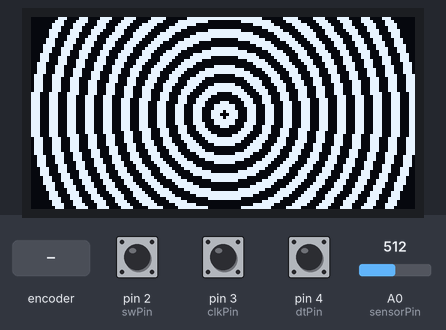
A sketch run on a simulated Arduino Uno, built with avr-gcc and run on an emulated ATmega328P. Parts: 128×64 one-colour display. The inputs (shaded band) are chosen by the test bench; at power-on: A0 (sensorPin) = 512, pin 2 (swPin) HIGH, pin 3 (clkPin) HIGH, pin 4 (dtPin) HIGH. What the sketch prints to the serial monitor is not drawn.

Above: at 5.6 s.
At 8.3 s:
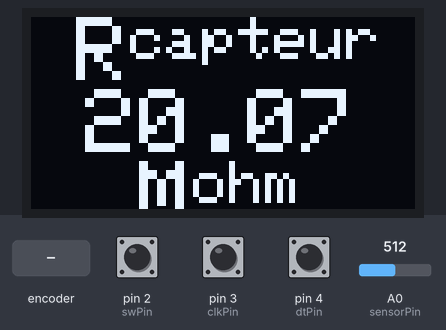
8.4 s: A0 (sensorPin) set to 716
At 9.6 s:
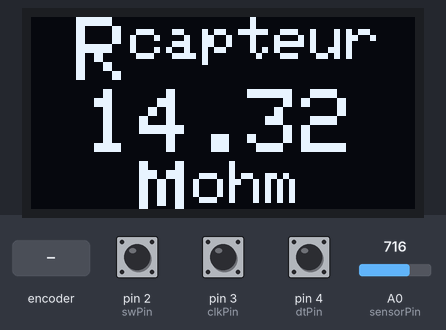
10.2 s: rotary encoder on pin 3 (clkPin) / pin 4 (dtPin) turned 3 steps (first pin leading)
At 11.2 s:
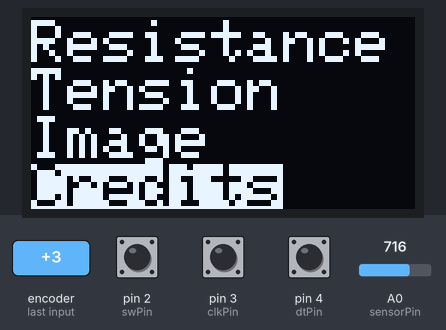
12.3 s: pin 2 (swPin) pulled LOW for 0.6 s
At 15.2 s:
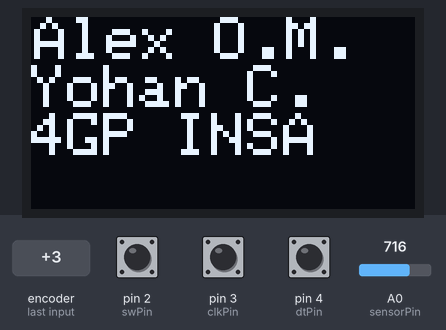
Timing chart, 0 to 16.7 s (numbered marks = the images above; inputs shaded):
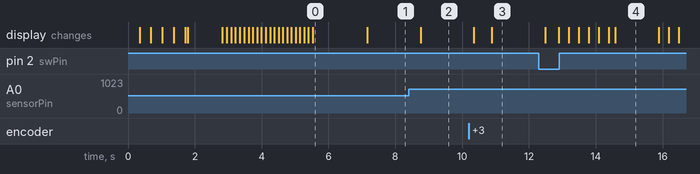

The sketch:

Prog_final.ino
```cpp
// ========= Initialisation Sensor ========= //

const int sensorPin = 0; //initialisation du sensorPin sur A0
int Voltage_ADC_map ; //variable contenant la tension brute mesurée par l'ADC
float Voltage_ADC ; //variable contenant la tension réelle mesurée par l'ADC

// Valeurs composants circuit
float R1 = 100000.0;
float R2 = 1000.0;
float R3 = 100000.0;
float R5 = 10000.0;
float Vcc = 5.0;

// ========= Initialisation Bluetooth ========= //
#include <stdlib.h>
#include <string.h>
#include <stdio.h>
#include <SoftwareSerial.h>
#define rxPin 10  // Broche 10 en tant que RX, à raccorder sur TX du HC-05
#define txPin 11  // Broche 11 en tant que TX, à raccorder sur RX du HC-05
SoftwareSerial bluetooth(rxPin,txPin); // Définition du software serial pour le bluetooth

//volatile int envoi=0; // variable pour gérer l'autorisation d'envoi de données à l'appli
//volatile int menu_envoi=0;  // variable pour gérer le menu d'autorisation d'envoi de données à l'appli
volatile int reception_message_appli =0; // variable signalant la reception d'un message de l'appli

// ========= Initialisation OLED ========= //

#include <Adafruit_SSD1306.h>

// Initialisation & Paramètrages écran OLED
#define nombreDePixelsEnLargeur   128         // Taille de l'écran OLED, en pixel, au niveau de sa largeur
#define nombreDePixelsEnHauteur   64          // Taille de l'écran OLED, en pixel, au niveau de sa hauteur
#define brocheResetOLED           -1          // Reset de l'OLED partagé avec l'Arduino (d'où la valeur à -1, et non un numéro de pin)
#define adresseI2CecranOLED       0x3C        // Adresse de "mon" écran OLED sur le bus i2c (généralement égal à 0x3C ou 0x3D)
volatile Adafruit_SSD1306 ecranOLED(nombreDePixelsEnLargeur, nombreDePixelsEnHauteur, &Wire, brocheResetOLED);

// Image à afficher
#define largeurDeLimage           128          // Largeur de l'image à afficher, en pixels
#define hauteurDeLimage           64          // Hauteur de l'image à afficher, en pixels

const unsigned char imageAafficher [] PROGMEM = { // tableau codé de l'image à afficher
  0x00, 0x00, 0x00, 0x00, 0x00, 0x00, 0x00, 0x00, 0x00, 0x00, 0x00, 0x00, 0x00, 0x00, 0x00, 0x00,
  0x00, 0x00, 0x00, 0x00, 0x00, 0x00, 0x00, 0x00, 0x00, 0x00, 0x00, 0x00, 0x00, 0x00, 0x00, 0x00,
  0x00, 0x00, 0x00, 0x00, 0x00, 0x00, 0x00, 0x00, 0x0f, 0xfe, 0x00, 0x00, 0x00, 0x00, 0x00, 0x00,
  0x00, 0x00, 0x00, 0x00, 0x00, 0x00, 0x00, 0x00, 0x3f, 0xff, 0xc0, 0x00, 0x00, 0x00, 0x00, 0x00,
  0x00, 0x00, 0x00, 0x00, 0x00, 0x00, 0x00, 0x00, 0xff, 0xff, 0xe0, 0x00, 0x00, 0x00, 0x00, 0x00,
  0x00, 0x00, 0x00, 0x00, 0x00, 0x00, 0x00, 0x01, 0xff, 0xff, 0xf8, 0x00, 0x00, 0x00, 0x00, 0x00,
  0x00, 0x00, 0x00, 0x00, 0x00, 0x00, 0x00, 0x03, 0xff, 0xff, 0xfc, 0x00, 0x00, 0x00, 0x00, 0x00,
  0x00, 0x00, 0x00, 0x00, 0x00, 0x00, 0x00, 0x07, 0xff, 0xff, 0xfc, 0x00, 0x00, 0x00, 0x00, 0x00,
  0x00, 0x00, 0x00, 0x00, 0x00, 0x00, 0x00, 0x07, 0xff, 0xff, 0xfe, 0x00, 0x00, 0x00, 0x00, 0x00,
  0x00, 0x00, 0x00, 0x00, 0x00, 0x00, 0x00, 0x0f, 0xff, 0xff, 0xfe, 0x00, 0x00, 0x00, 0x00, 0x00,
  0x00, 0x00, 0x00, 0x00, 0x00, 0x00, 0x00, 0x1f, 0xff, 0xff, 0xfe, 0x00, 0x00, 0x00, 0x00, 0x00,
  0x00, 0x00, 0x00, 0x00, 0x00, 0x00, 0x00, 0x1f, 0xff, 0xff, 0xfe, 0x00, 0x00, 0x00, 0x00, 0x00,
  0x00, 0x00, 0x00, 0x00, 0x00, 0x00, 0x00, 0x1f, 0xff, 0xff, 0xff, 0x00, 0x00, 0x00, 0x00, 0x00,
  0x00, 0x00, 0x00, 0x00, 0x00, 0x00, 0x00, 0x1f, 0xff, 0xff, 0xff, 0x00, 0x00, 0x00, 0x00, 0x00,
  0x00, 0x00, 0x00, 0x00, 0x00, 0x00, 0x00, 0x1f, 0xff, 0xff, 0xff, 0x00, 0x00, 0x00, 0x00, 0x00,
  0x00, 0x00, 0x00, 0x00, 0x00, 0x00, 0x00, 0x1f, 0xff, 0xff, 0xff, 0x00, 0x00, 0x00, 0x00, 0x00,
  0x00, 0x00, 0x00, 0x00, 0x00, 0x00, 0x00, 0x1f, 0xff, 0xff, 0xff, 0x80, 0x00, 0x00, 0x00, 0x00,
  0x00, 0x00, 0x00, 0x00, 0x00, 0x00, 0x00, 0x1f, 0xff, 0xbf, 0xff, 0x80, 0x00, 0x00, 0x00, 0x00,
  0x00, 0x00, 0x00, 0x00, 0x00, 0x00, 0x00, 0x1f, 0xf0, 0x0f, 0xff, 0xc0, 0x00, 0x00, 0x00, 0x00,
  0x00, 0x00, 0x00, 0x00, 0x00, 0x00, 0x00, 0x1c, 0x00, 0x0f, 0xff, 0xc0, 0x00, 0x00, 0x00, 0x00,
  0x00, 0x00, 0x00, 0x00, 0x00, 0x00, 0x00, 0x10, 0x00, 0x07, 0xff, 0xc0, 0x00, 0x00, 0x00, 0x00,
  0x00, 0x00, 0x00, 0x00, 0x00, 0x00, 0x00, 0x00, 0x00, 0x0f, 0xff, 0xc0, 0x00, 0x00, 0x00, 0x00,
  0x00, 0x00, 0x00, 0x00, 0x00, 0x00, 0x00, 0x00, 0x38, 0x1f, 0xfe, 0x40, 0x00, 0x00, 0x00, 0x00,
  0x00, 0x00, 0x00, 0x00, 0x00, 0x00, 0x00, 0x08, 0x3c, 0x7f, 0xfe, 0x00, 0x00, 0x00, 0x00, 0x00,
  0x00, 0x00, 0x00, 0x00, 0x00, 0x00, 0x00, 0x0c, 0x7f, 0xff, 0xff, 0x00, 0x00, 0x00, 0x00, 0x00,
  0x00, 0x00, 0x00, 0x00, 0x00, 0x00, 0x00, 0x0f, 0xff, 0xff, 0xff, 0x40, 0x00, 0x00, 0x00, 0x00,
  0x00, 0x00, 0x00, 0x00, 0x00, 0x00, 0x00, 0x0f, 0xfe, 0x1f, 0xff, 0xc0, 0x00, 0x00, 0x00, 0x00,
  0x00, 0x00, 0x00, 0x00, 0x00, 0x00, 0x00, 0x0f, 0xfe, 0x07, 0xff, 0xc0, 0x00, 0x00, 0x00, 0x00,
  0x00, 0x00, 0x00, 0x00, 0x00, 0x00, 0x00, 0x0c, 0xfe, 0x01, 0xff, 0x80, 0x00, 0x00, 0x00, 0x00,
  0x00, 0x00, 0x00, 0x00, 0x00, 0x00, 0x00, 0x08, 0x80, 0x00, 0xf9, 0x00, 0x00, 0x00, 0x00, 0x00,
  0x00, 0x00, 0x00, 0x00, 0x00, 0x00, 0x00, 0x00, 0x00, 0x00, 0xf8, 0x00, 0x00, 0x00, 0x00, 0x00,
  0x00, 0x00, 0x00, 0x00, 0x00, 0x00, 0x00, 0x00, 0x40, 0x00, 0xfe, 0x00, 0x00, 0x00, 0x00, 0x00,
  0x00, 0x00, 0x00, 0x00, 0x00, 0x00, 0x00, 0x00, 0x40, 0x00, 0x7e, 0x00, 0x00, 0x00, 0x00, 0x00,
  0x00, 0x00, 0x00, 0x00, 0x00, 0x00, 0x00, 0x00, 0x00, 0x00, 0x7e, 0x00, 0x00, 0x00, 0x00, 0x00,
  0x00, 0x00, 0x00, 0x00, 0x00, 0x00, 0x00, 0x00, 0x00, 0x00, 0x00, 0x00, 0x00, 0x00, 0x00, 0x00,
  0x00, 0x00, 0x00, 0x00, 0x00, 0x00, 0x00, 0x00, 0x00, 0xe0, 0x01, 0x00, 0x00, 0x00, 0x00, 0x00,
  0x00, 0x00, 0x00, 0x00, 0x00, 0x00, 0x00, 0x00, 0x70, 0xe0, 0x01, 0x00, 0x00, 0x00, 0x00, 0x00,
  0x00, 0x00, 0x00, 0x00, 0x00, 0x00, 0x00, 0x00, 0x70, 0x00, 0x01, 0xc0, 0x00, 0x00, 0x00, 0x00,
  0x00, 0x00, 0x00, 0x00, 0x00, 0x00, 0x00, 0x00, 0x60, 0x0c, 0x01, 0xc0, 0x00, 0x00, 0x00, 0x00,
  0x00, 0x00, 0x00, 0x00, 0x00, 0x00, 0x00, 0x00, 0x60, 0x3e, 0x03, 0xe0, 0x00, 0x00, 0x00, 0x00,
  0x00, 0x00, 0x00, 0x00, 0x00, 0x00, 0x00, 0x00, 0x7f, 0xfc, 0x03, 0xe0, 0x00, 0x00, 0x00, 0x00,
  0x00, 0x00, 0x00, 0x00, 0x00, 0x00, 0x00, 0x00, 0x3f, 0xf0, 0x03, 0xe0, 0x00, 0x00, 0x00, 0x00,
  0x00, 0x00, 0x00, 0x00, 0x00, 0x00, 0x00, 0x00, 0x38, 0x00, 0x03, 0xe0, 0x00, 0x0f, 0x00, 0x00,
  0x00, 0x00, 0x00, 0x00, 0x00, 0x00, 0x00, 0x00, 0x10, 0x00, 0x03, 0xe0, 0x00, 0x01, 0x00, 0x00,
  0x00, 0x00, 0x00, 0x00, 0x00, 0x00, 0x00, 0x00, 0x00, 0x00, 0xe7, 0xe0, 0x00, 0x00, 0x00, 0x00,
  0x00, 0x00, 0x00, 0x00, 0x00, 0x00, 0x00, 0x00, 0x00, 0x00, 0xe7, 0xe0, 0x00, 0x00, 0x00, 0x00,
  0x00, 0x00, 0x00, 0x00, 0x00, 0x00, 0x00, 0x00, 0x04, 0x00, 0xff, 0xe0, 0x00, 0x00, 0x00, 0x00,
  0x00, 0x00, 0x00, 0x00, 0x00, 0x00, 0x00, 0x00, 0x06, 0x00, 0x7f, 0xc0, 0x00, 0x00, 0x00, 0x00,
  0x00, 0x00, 0x00, 0x00, 0x00, 0x00, 0x00, 0x00, 0x06, 0x00, 0x7f, 0xc0, 0x00, 0x00, 0x00, 0x00,
  0x00, 0x00, 0x00, 0x00, 0x00, 0x00, 0x00, 0x00, 0x07, 0x00, 0x7f, 0xc0, 0x00, 0x00, 0x00, 0x00,
  0x00, 0x00, 0x00, 0x00, 0x00, 0x00, 0x00, 0x00, 0x03, 0x80, 0x7f, 0x80, 0x00, 0x00, 0x00, 0x00,
  0x00, 0x00, 0x00, 0x00, 0x00, 0x00, 0x00, 0x00, 0x03, 0xc0, 0x7f, 0x80, 0x00, 0x00, 0x00, 0x00,
  0x00, 0x00, 0x00, 0x00, 0x00, 0x00, 0x00, 0x00, 0x03, 0x80, 0x07, 0x00, 0x00, 0x00, 0x00, 0x00,
  0x00, 0x00, 0x00, 0x00, 0x00, 0x00, 0x00, 0x00, 0x01, 0x00, 0x00, 0x00, 0x00, 0x00, 0x00, 0x00,
  0x00, 0x00, 0x00, 0x00, 0x00, 0x00, 0x00, 0x00, 0x00, 0x00, 0x00, 0x00, 0x00, 0x00, 0x00, 0x00,
  0x00, 0x00, 0x00, 0x00, 0x00, 0x00, 0x00, 0x00, 0x00, 0x00, 0x00, 0x00, 0x00, 0x00, 0x00, 0x00,
  0x00, 0x00, 0x00, 0x00, 0x00, 0x00, 0x00, 0x00, 0x00, 0x00, 0x30, 0x00, 0x00, 0x00, 0x00, 0x00,
  0x00, 0x00, 0x00, 0x00, 0x00, 0x00, 0x00, 0x00, 0x00, 0x00, 0x60, 0x00, 0x00, 0x00, 0x00, 0x00,
  0x00, 0x00, 0x00, 0x00, 0x00, 0x00, 0x00, 0x00, 0x00, 0x00, 0xe0, 0x00, 0x00, 0x00, 0x00, 0x00,
  0x00, 0x00, 0x00, 0x00, 0x00, 0x00, 0x00, 0x00, 0x00, 0x00, 0xc0, 0x00, 0x00, 0x00, 0x00, 0x00,
  0x00, 0x00, 0x00, 0x00, 0x00, 0x00, 0x00, 0x00, 0x00, 0x01, 0x00, 0x00, 0x20, 0x00, 0x00, 0x00,
  0x00, 0x00, 0x00, 0x00, 0x00, 0x00, 0x00, 0x00, 0x00, 0x00, 0x00, 0x00, 0x60, 0x00, 0x00, 0x00,
  0x00, 0x00, 0x00, 0x00, 0x00, 0x00, 0x00, 0x00, 0x00, 0x00, 0x00, 0x00, 0x00, 0x00, 0x00, 0x00,
  0x00, 0x00, 0x00, 0x00, 0x00, 0x00, 0x00, 0x00, 0x00, 0x00, 0x00, 0x00, 0x00, 0x00, 0x00, 0x00
};

// ========= Initialisation Encodeur Rotatoire ========= //

//Initialisation des pins
volatile const int clkPin  = 3;
volatile const int dtPin  = 4;
volatile const int swPin  = 2;

//Initialisation des variables
volatile int rotVal  = 1;
volatile bool clkState  = LOW;
volatile bool clkLast  = HIGH;
volatile bool swState  = HIGH;
volatile bool swLast  = HIGH;

volatile int choix_affichage=1;
volatile int Switch=0;
volatile int Menu=0;

// *********************************************************//
// *********************************************************//

void setup() {
  // ========= Setup Port Série ========= //
  Serial.begin(38400);
  Serial.println(F("Initialize System"));

  // ========= Setup Bluetooth ========= //
  pinMode(rxPin, INPUT);
  pinMode(txPin, OUTPUT);

  bluetooth.begin(9600);
  Serial.println(F("Setup BT ok"));

  // ========= Setup Encodeur Rotatoire ========= //
  pinMode(clkPin,INPUT);
  pinMode(dtPin,INPUT);
  pinMode(swPin,INPUT_PULLUP);

  pinMode(clkPin, INPUT_PULLUP);  // rajouté
  attachInterrupt(1,readRotary,CHANGE);  // rajouté
  attachInterrupt(0,readRotary,CHANGE);  // rajouté
  Serial.println(F("Setup Encodeur ok"));

  // ========= Setup OLED ========= //
  ecranOLED.clearDisplay();
  if(!ecranOLED.begin(SSD1306_SWITCHCAPVCC, adresseI2CecranOLED)){ while(1);  }    // Arrêt du programme (boucle infinie) en cas d'échec de l'initialisation
  ecranOLED.clearDisplay();   // Effaçage de la mémoire tampon de l'écran OLED
  delay(200);
  Serial.println(F("Setup oled ok"));

  // ========= Animation Oled Début de programme ========= //
  drawcircle();    // Draw circles (outlines)
  fillcircle();    // Draw circles (filled)
  Serial.println(F("Animation initialisation ok"));

  // ========= FIN Setup ========= //
  Serial.println("Fin Setup");
}

// *********************************************************//
// *********************************************************//

void loop() {
  // ========= Mesure Capteur ========= //
  Voltage_ADC_map = analogRead(sensorPin) ;
  //Serial.print("Voltage_ADC_map : "); Serial.print(Voltage_ADC_map);
  Voltage_ADC = (float) 5/1023*Voltage_ADC_map ; // transfert de la donnée brute en tension réelle
  //Serial.print("  Voltage_ADC : "); Serial.print(Voltage_ADC);
  float R_sensor = (1+R3/R2)*R1*Vcc/Voltage_ADC - R1 - R5 ; // calcul de la résistance correspondante
  //Serial.print("  Rsensor : "); Serial.println(R_sensor);

  // ========= Envoi donnée Appli ========= //
  int i=0;
  char message[32]={0};
  do{
    message[i++]=bluetooth.read();
    delay(3);
    }while (bluetooth.available() >0) ;

  if (strstr(message,"START_ACQUISITION")){ reception_message_appli=1; Serial.print("RéceptionMessage Start_acquisition");}   // A CHANNGEEEER
  if (strstr(message,"STOP_ACQUISITION")){ reception_message_appli=0; }

  if (reception_message_appli==1){
    bluetooth.print("0");
    bluetooth.println((long int)R_sensor);
  }

  // ========= Affichage OLED selon Encodeur Rotatoire ========= //

  if ((Menu==1) && (Switch==0)){  // Affichage du menu de choix
    ecranOLED.clearDisplay();
    ecranOLED.setTextSize(2);
    ecranOLED.setCursor(0,1);
    ecranOLED.setTextColor(SSD1306_WHITE);

    if (rotVal==1){ // Sélection de la 1ère ligne
      ecranOLED.setTextColor(SSD1306_BLACK,SSD1306_WHITE);
      ecranOLED.println("Resistance");
      ecranOLED.setTextColor(SSD1306_WHITE);
      ecranOLED.println("Tension");
      ecranOLED.println("Image");
      ecranOLED.println("Credits");
    }

    if (rotVal==2){ // Sélection de la 2e ligne
      ecranOLED.setTextColor(SSD1306_WHITE);
      ecranOLED.println("Resistance");
      ecranOLED.setTextColor(SSD1306_BLACK,SSD1306_WHITE);
      ecranOLED.println("Tension");
      ecranOLED.setTextColor(SSD1306_WHITE);
      ecranOLED.println("Image");
      ecranOLED.println("Credits");
    }

    if (rotVal==3){ // Sélection de la 3e ligne
      ecranOLED.setTextColor(SSD1306_WHITE);
      ecranOLED.println("Resistance");
      ecranOLED.println("Tension");
      ecranOLED.setTextColor(SSD1306_BLACK,SSD1306_WHITE);
      ecranOLED.println("Image");
      ecranOLED.setTextColor(SSD1306_WHITE);
      ecranOLED.println("Credits");
    }
    if (rotVal==4){ // Sélection de la 4e ligne
      ecranOLED.setTextColor(SSD1306_WHITE);
      ecranOLED.println("Resistance");
      ecranOLED.println("Tension");
      ecranOLED.println("Image");
      ecranOLED.setTextColor(SSD1306_BLACK,SSD1306_WHITE);
      ecranOLED.println("Credits");
    }
    ecranOLED.display();
  }

  else{ // Affichage de l'OLED selon choix effectué dans le menu

    if (choix_affichage==1){  // Affichage de la valeur de la résistance

      affichage_OLED_resistance(R_sensor);  // affichage de la valeur sur l'écran OLED
    }

    if (choix_affichage==2){  // Affichage de la valeur de la tension
      affichage_OLED_tension(Voltage_ADC);  // affichage de la valeur sur l'écran OLED
      }

    if (choix_affichage==3){  // Affichage d'une image
      ecranOLED.clearDisplay();

      // Affichage d'une image au centre de l'écran
      ecranOLED.clearDisplay();                           // Effaçage de la mémoire tampon de l'écran OLED

      ecranOLED.drawBitmap(
        (ecranOLED.width()  - largeurDeLimage ) / 2,      // Position de l'extrême "gauche" de l'image (pour centrage écran, ici)
        (ecranOLED.height() - hauteurDeLimage) / 2,       // Position de l'extrême "haute" de l'image (pour centrage écran, ici)
        imageAafficher,
        largeurDeLimage,
        hauteurDeLimage,
        WHITE);                                           // "couleur" de l'image

      ecranOLED.display();                                // Transfert de la mémoire tampon à l'écran OLED, pour affichage
      }

    if (choix_affichage==4){  // Affichage des crédits sous forme de texte mouvant
      scrolltext();
      }

    Switch=0;
    Menu=0;
  }


  delay(500);
}

// *********************************************************//
// *********************************************************//

// ========= Fonction Lecture Encodeur Rotatoire ========= //

void readRotary( ) {
    //gestion rotation
    clkState = digitalRead(clkPin);
    if ((clkLast == LOW) && (clkState == HIGH)) {//mouvement de rotation
      if (digitalRead(dtPin) == HIGH) {
        rotVal = rotVal - 1;
        if ( rotVal < 1 ) {
          rotVal = 1;
          }
      }
      else {
        rotVal++;
        if ( rotVal > 4 ) { rotVal = 4; }
      }

      delay(100);
      Menu=1; // activation du menu autorisation transmission données

    }
    clkLast = clkState;

    //gestion bouton
    swState = digitalRead(swPin);
    if (swState == LOW && swLast == HIGH) {
      if (Menu==1){choix_affichage=rotVal; Switch=1;}
      delay(100);
    }
    swLast = swState;
}

// ========= Fonction Affichage valeur Résistance OLED ========= //

void affichage_OLED_resistance(float R_sensor){
  ecranOLED.clearDisplay();
  ecranOLED.setTextSize(3);
  ecranOLED.setCursor(15,0);
  ecranOLED.setTextColor(SSD1306_WHITE);
  ecranOLED.print("R");
  ecranOLED.setTextSize(2);
  ecranOLED.print("capteur");
  ecranOLED.setTextSize(3);
  ecranOLED.println("");
  R_sensor = R_sensor/1000000 ;
  ecranOLED.print(" ");
  ecranOLED.println(R_sensor);
  ecranOLED.print("  M");
  ecranOLED.setTextSize(2);
  ecranOLED.print("ohm");

  ecranOLED.display();
}


// ========= Fonction Affichage valeur Tension OLED ========= //

void affichage_OLED_tension(float V_adc){
  ecranOLED.clearDisplay();
  ecranOLED.setTextSize(3);
  ecranOLED.setCursor(35,0);
  ecranOLED.setTextColor(SSD1306_WHITE);
  ecranOLED.print("V");
  ecranOLED.setTextSize(2);
  ecranOLED.print("adc");
  ecranOLED.setTextSize(3);
  ecranOLED.println("");
  ecranOLED.print(" ");
  ecranOLED.print(V_adc);
  ecranOLED.println(" V");
  ecranOLED.display();
}


// ========= Fonction Affichage Scroll Text ========= //

void scrolltext(void) {
  ecranOLED.clearDisplay();

  ecranOLED.setTextSize(2); // Draw 2X-scale text
  ecranOLED.setTextColor(SSD1306_WHITE);
  ecranOLED.setCursor(1, 0);
  ecranOLED.println(F("Alex O.M."));
  ecranOLED.println(F("Yohan C."));
  ecranOLED.println(F("4GP INSA"));
  ecranOLED.display();      // Show initial text
  delay(100);

  // Scroll in various directions, pausing in-between:
  ecranOLED.startscrollright(0x00, 0x0F);
  delay(2000);
  ecranOLED.stopscroll();
  delay(1000);
  ecranOLED.startscrollleft(0x00, 0x0F);
  delay(2000);
  ecranOLED.stopscroll();
  delay(1000);
  ecranOLED.startscrolldiagright(0x00, 0x07);
  delay(2000);
  ecranOLED.startscrolldiagleft(0x00, 0x07);
  delay(2000);
  ecranOLED.stopscroll();
  delay(1000);
}


// ========= Fonctions Affichage Animations ========= //

void drawcircle(void) {
  ecranOLED.clearDisplay();

  for(int16_t i=0; i<max(ecranOLED.width(),ecranOLED.height())/2; i+=2) {
    ecranOLED.drawCircle(ecranOLED.width()/2, ecranOLED.height()/2, i, SSD1306_WHITE);
    ecranOLED.display();
    delay(20);
  }

  delay(1000);
}

void fillcircle(void) {
  ecranOLED.clearDisplay();

  for(int16_t i=max(ecranOLED.width(),ecranOLED.height())/2; i>0; i-=3) {
    // La couleur INVERSE est utilisée pour alterner les cercles blanc et noir
    ecranOLED.fillCircle(ecranOLED.width() / 2, ecranOLED.height() / 2, i, SSD1306_INVERSE);
    ecranOLED.display();
    delay(100);
  }

  delay(1500);
}
```

Measured:
- after the input at 8.4 s, the display: changes after 0.35 s (image 2)
- after the input at 10.2 s, the display: first changes after 0.15 s (image 3 shows a later state)
- after the input at 12.3 s, the display: changes after 0.19 s (image 4)
- what the display in image 0 shows lasts 1.7 s, from 5.5 s to 7.2 s
